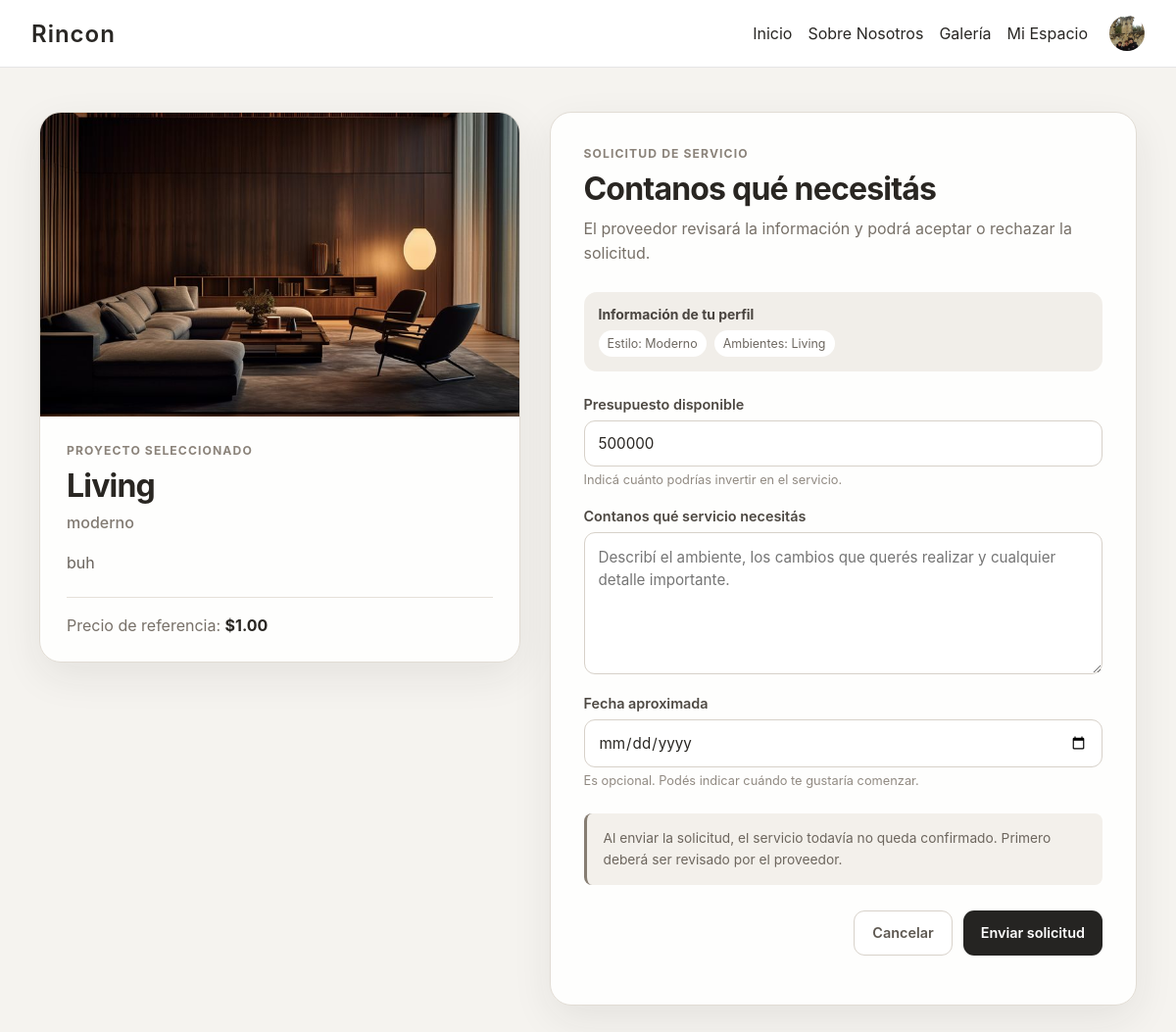
The app's page /solicitudes/crear/5/ (signed in) with its own data.
### cuentas/models.py (models this page shows)
class Usuario(AbstractUser):
    imagen_perfil = models.ImageField(
        upload_to='perfiles/',
        default='default.jpg',
        blank=True,
        null=True
    )

### herramientas/models.py (models this page shows, shortened)
class Proyecto(models.Model):
    titulo = models.CharField(max_length=100)
    subtitulo = models.CharField(max_length=150, blank=True)
    descripcion = models.TextField()
    precio = models.DecimalField(max_digits=10, decimal_places=2)
    imagen = models.ImageField(upload_to='proyectos/')
    categoria = models.CharField(max_length=50, choices=CATEGORIAS, default='living')
    creador = models.ForeignKey(
        settings.AUTH_USER_MODEL,
        on_delete=models.CASCADE,
        related_name="proyectos_creados"
    )
    favoritos = models.ManyToManyField(
        settings.AUTH_USER_MODEL,
        related_name="proyectos_favoritos",
        blank=True    )

### perfil/models.py (models this page shows, shortened)
class Preferencias(models.Model):
    usuario = models.OneToOneField(settings.AUTH_USER_MODEL, on_delete=models.CASCADE)
    estilo_favorito = models.CharField(
        max_length=50,
        choices=[
            ('moderno', 'Moderno'),
            ('minimalista', 'Minimalista'),
            ('rustico', 'Rústico'),
            ('clasico', 'Clásico'),
        ]
    )
    colores_preferidos = models.CharField(max_length=200)
    presupuesto = models.IntegerField()
    ambientes_interes = models.CharField(max_length=200)

### solicitudes/views.py (the view, shortened to what this page needs)
@login_required
def crear_solicitud(request, proyecto_id):
    proyecto = get_object_or_404(Proyecto, id=proyecto_id)
    if request.user.is_staff:
        messages.error(
            request,
            "Las cuentas de proveedor no pueden solicitar servicios.",
        )
        return redirect("detalle_proyecto", id=proyecto.id)
    solicitud_activa = SolicitudServicio.objects.filter(
        cliente=request.user,
        proyecto=proyecto,
        estado__in=[
            "pendiente",
            "aceptada_proveedor",
            "confirmada",
            "en_proceso",
        ],
    ).first()
    preferencias = Preferencias.objects.filter(usuario=request.user).first()
    if request.method == "POST":
        form = SolicitudServicioForm(request.POST)
        if form.is_valid():
            solicitud = form.save(commit=False)
            solicitud.cliente = request.user
            solicitud.proyecto = proyecto
            solicitud.estado = "pendiente"
            solicitud.save()
            messages.success(
                request,
                "Tu solicitud fue enviada correctamente.",
            )
            return redirect(
                "detalle_solicitud",
                solicitud_id=solicitud.id,
            )
    else:
        datos_iniciales = {}
        if preferencias and preferencias.presupuesto:
            datos_iniciales["presupuesto_cliente"] = preferencias.presupuesto
        form = SolicitudServicioForm(initial=datos_iniciales)
    return render(
        request,
        "solicitudes/crear_solicitud.html",
        {
            "form": form,
            "proyecto": proyecto,
            "preferencias": preferencias,
        },
    )

### solicitudes/templates/solicitudes/crear_solicitud.html (shortened to what this page needs)
{% load static %}
{% block content %}
<link
    rel="stylesheet"
    href="{% static 'solicitudes/css/solicitudes.css' %}"
>
{% include "website/navbar.html" %}
<main class="solicitud-page">
    <div class="solicitud-container">
        <section class="proyecto-resumen">
            <div class="proyecto-imagen">
                <img
                    src="{{ proyecto.imagen.url }}"
                    alt="{{ proyecto.titulo }}"
                >
            </div>
            <div class="proyecto-datos">
                <span class="etiqueta">
                    Proyecto seleccionado
                </span>
                <h1>{{ proyecto.titulo }}</h1>
                {% if proyecto.subtitulo %}
                    <h2>{{ proyecto.subtitulo }}</h2>
                {% endif %}
                <p>
                    {{ proyecto.descripcion|truncatewords:35 }}
                </p>
                <div class="precio-proyecto">
                    Precio de referencia:
                    <strong>${{ proyecto.precio }}</strong>
                </div>
            </div>
        </section>
        <section class="formulario-card">
            <div class="formulario-header">
                <span class="etiqueta">Solicitud de servicio</span>
                <h2>Contanos qué necesitás</h2>
                <p>
                    El proveedor revisará la información y podrá
                    aceptar o rechazar la solicitud.
                </p>
            </div>
            {% if preferencias %}
                <div class="preferencias-resumen">
                    <strong>Información de tu perfil</strong>
                    <span>
                        Estilo:
                        {{ preferencias.get_estilo_favorito_display }}
                    </span>
                    <span>
                        Ambientes:
                        {{ preferencias.ambientes_interes }}
                    </span>
                </div>
            {% endif %}
            <form method="post" novalidate>
                <div class="campo-formulario">
                    <label for="{{ form.presupuesto_cliente.id_for_label }}">
                        {{ form.presupuesto_cliente.label }}
                    </label>
                    {{ form.presupuesto_cliente }}
                    <small class="campo-ayuda">
                        Indicá cuánto podrías invertir en el servicio.
                    </small>
                </div>
                <div class="campo-formulario">
                    <label for="{{ form.mensaje.id_for_label }}">
                        {{ form.mensaje.label }}
                    </label>
                    {{ form.mensaje }}
                </div>
                <div class="campo-formulario">
                    <label for="{{ form.fecha_estimada.id_for_label }}">
                        {{ form.fecha_estimada.label }}
                    </label>
                    {{ form.fecha_estimada }}
                    <small class="campo-ayuda">
                        Es opcional. Podés indicar cuándo te gustaría comenzar.
                    </small>
                </div>
                <div class="aviso-confirmacion">
                    Al enviar la solicitud, el servicio todavía no queda
                    confirmado. Primero deberá ser revisado por el proveedor.
                </div>
                <div class="acciones-formulario">
                    <a
                        href="{% url 'detalle_proyecto' proyecto.id %}"
                        class="btn-secundario"
                    >
                        Cancelar
                    </a>
                    <button
                        type="submit"
                        class="btn-principal"
                    >
                        Enviar solicitud
                    </button>
                </div>
            </form>
        </section>
    </div>
</main>
{% endblock %}

### website/templates/website/navbar.html
{% load static %}
<link rel="stylesheet" href="{% static 'website/css/navbar_0.01.css' %}">
<header class="navbar">
    <h1 class="logo">Rincon</h1>
    <nav>
        <a href="{% url 'base' %}">Inicio</a>
        <a href="#sobre">Sobre Nosotros</a>
        <a href="{% url 'lista_proyectos' %}">Galería</a>
        {% if user.is_authenticated %}
            <a href="{% url 'perfil' %}" class="nav-link">Mi Espacio</a>
            <img src="{{ user.imagen_perfil.url }}"
                 class="foto-perfil"
                 alt="Foto de perfil">
        {% else %}
            <a href="{% url 'cuentas:registro' %}">Registrarse</a>
            <a href="{% url 'cuentas:login' %}">Iniciar sesión</a>
        {% endif %}
    </nav>
</header>

### solicitudes/static/solicitudes/css/solicitudes.css (style rules this page uses)
* { box-sizing: border-box; }
.solicitud-page { min-height: calc(100vh - 80px); padding: 45px 20px 80px; }
.solicitud-container { width: min(1120px, 100%); margin: 0 auto; display: grid; grid-template-columns: minmax(0, 0.9fr) minmax(390px, 1.1fr); gap: 30px; align-items: start; }
.proyecto-resumen, .formulario-card, .detalle-solicitud-card { border: 1px solid #e1dcd4; border-radius: 22px; background: rgba(255, 255, 255, 0.9); box-shadow: 0 14px 40px rgba(44, 38, 32, 0.08); }
.proyecto-resumen { overflow: hidden; }
.proyecto-imagen img { display: block; width: 100%; height: 310px; object-fit: cover; }
.proyecto-datos { padding: 27px; }
.etiqueta { display: block; margin-bottom: 9px; color: #8b837a; font-size: 0.76rem; font-weight: 650; letter-spacing: 1.1px; text-transform: uppercase; }
.proyecto-datos h1, .formulario-header h2, .detalle-solicitud-card h1 { margin: 0; color: #292622; letter-spacing: -0.8px; }
.proyecto-datos h1 { font-size: 2rem; }
.proyecto-datos h2 { margin: 8px 0 18px; color: #817a72; font-size: 1rem; font-weight: 450; }
.proyecto-datos p { margin: 0 0 22px; color: #69635c; line-height: 1.65; }
.precio-proyecto { padding-top: 18px; border-top: 1px solid #e5e0d9; color: #777068; }
.precio-proyecto strong { color: #292622; }
.formulario-card { padding: 34px; }
.formulario-header { margin-bottom: 27px; }
.formulario-header h2 { margin-bottom: 9px; font-size: 2rem; }
.formulario-header p { margin: 0; color: #777068; line-height: 1.55; }
.preferencias-resumen { display: flex; flex-wrap: wrap; gap: 8px; margin-bottom: 25px; padding: 15px; border-radius: 13px; background: #f1eee9; }
.preferencias-resumen strong { width: 100%; color: #49443f; font-size: 0.87rem; }
.preferencias-resumen span { padding: 6px 9px; border-radius: 999px; background: white; color: #6e6861; font-size: 0.78rem; }
.campo-formulario { margin-bottom: 21px; }
.campo-formulario label { display: block; margin-bottom: 8px; color: #4d4842; font-size: 0.9rem; font-weight: 600; }
.form-control { width: 100%; padding: 13px 14px; border: 1px solid #d7d1c9; border-radius: 11px; background: white; color: #292622; font-family: inherit; font-size: 0.95rem; transition: border-color 0.18s ease, box-shadow 0.18s ease; }
textarea.form-control { min-height: 135px; resize: vertical; line-height: 1.55; }
.campo-ayuda, .campo-error { display: block; margin-top: 6px; font-size: 0.8rem; }
.campo-ayuda { color: #918a82; }
.aviso-confirmacion { margin: 26px 0; padding: 15px 17px; border-left: 3px solid #867d72; border-radius: 8px; background: #f3f0eb; color: #6d665e; font-size: 0.86rem; line-height: 1.55; }
.acciones-formulario, .acciones-detalle { display: flex; justify-content: flex-end; gap: 11px; }
.btn-principal, .btn-secundario { display: inline-flex; align-items: center; justify-content: center; min-height: 46px; padding: 12px 18px; border: none; border-radius: 11px; font-family: inherit; font-size: 0.9rem; font-weight: 600; text-decoration: none; cursor: pointer; transition: transform 0.18s ease, background-color 0.18s ease; }
.btn-principal { background: #252422; color: white; }
.btn-secundario { border: 1px solid #d8d2ca; background: white; color: #5e5851; }

### website/static/website/css/navbar_0.01.css (style rules this page uses)
.navbar { display: flex; justify-content: space-between; align-items: center; padding: 1rem 2rem; background: var(--surface, #fff); border-bottom: 1px solid var(--border, #e5e5e5); position: sticky; top: 0; z-index: 100; }
.logo { font-size: 1.5rem; font-weight: 600; letter-spacing: 1px; margin: 0; }
.navbar nav { display: flex; gap: 1rem; align-items: center; }
.navbar nav a.nav-link { margin-left: 0; text-decoration: none; color: var(--text); }
.foto-perfil { width: 36px; height: 36px; border-radius: 50%; object-fit: cover; display: inline-block; vertical-align: middle; margin-left: 6px; }
.navbar nav a { margin-left: 0; text-decoration: none; color: var(--text); transition: color 0.15s ease; }

### records on screen
Usuario: imagen_perfil (picture)
Proyecto: imagen (picture), titulo "Living", subtitulo "moderno", descripcion "buh", precio "1.00"
Preferencias: estilo_favorito "Moderno", ambientes_interes "Living"
